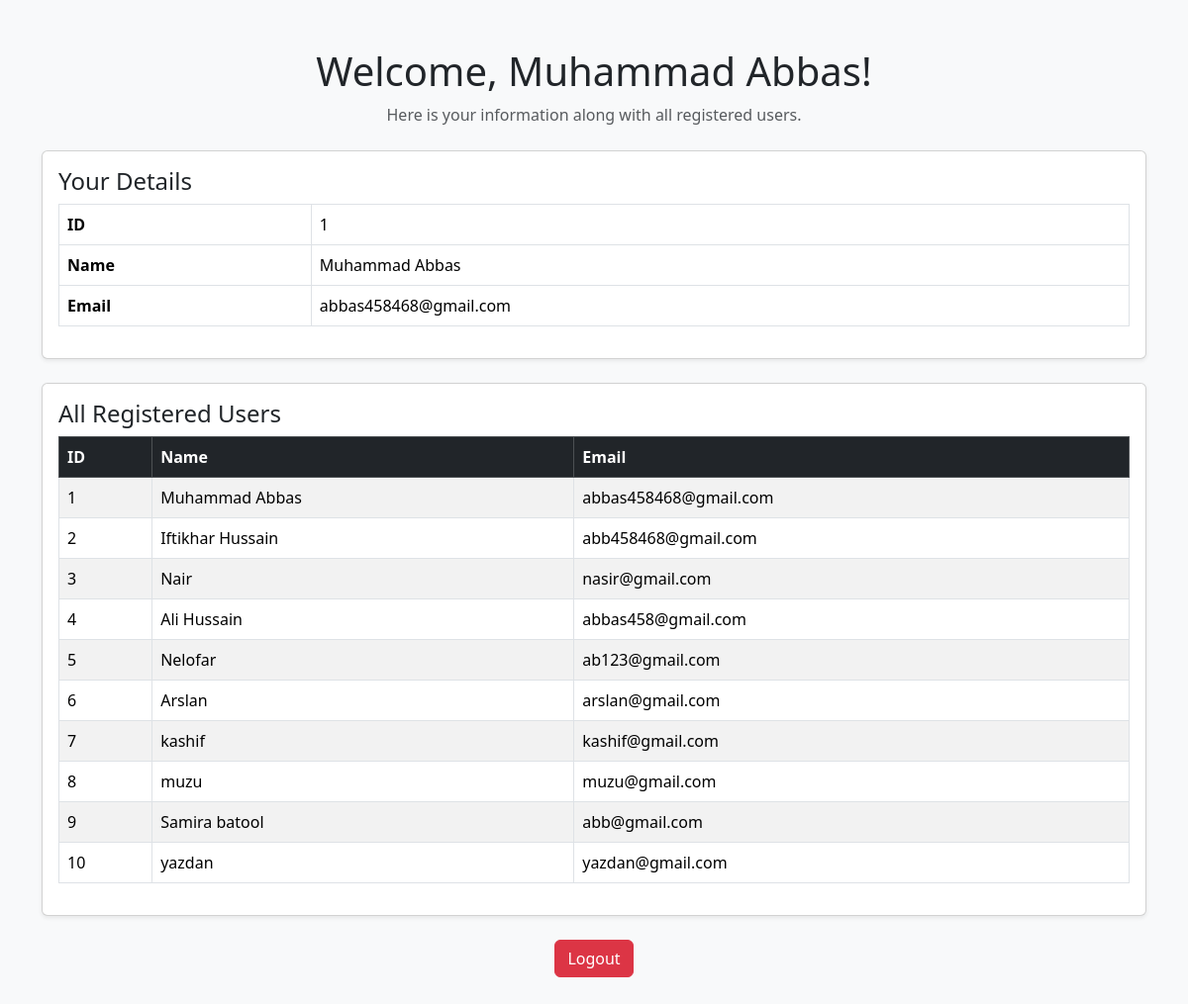
The app's page /profile.php (signed in) with its own data.
### tables this page shows
CREATE TABLE `users` (
  `id` int(11) NOT NULL,
  `name` varchar(100) NOT NULL,
  `email` varchar(100) NOT NULL,
  `password` varchar(255) NOT NULL
);

### profile.php (the view, shortened to what this page needs)
<?php
include 'db.php';
$user_id = $_SESSION['user_id'];
$stmt = $conn->prepare("SELECT * FROM users WHERE id = ?");
$stmt->bind_param("i", $user_id);
$stmt->execute();
$result = $stmt->get_result();
$user = $result->fetch_assoc();
$sql = "SELECT * FROM users";
$allUsers = $conn->query($sql);
?>
<!DOCTYPE html>
<html lang="en">
<head>
    <link href="https://cdn.jsdelivr.net/npm/bootstrap@5.3.3/dist/css/bootstrap.min.css" rel="stylesheet">
</head>
<body class="bg-light">
    <div class="container my-5">
        <div class="text-center mb-4">
            <h1>Welcome, <?= $_SESSION['name']; ?>!</h1>
            <p class="text-muted">Here is your information along with all registered users.</p>
        </div>
        <div class="card mb-4 shadow-sm">
            <div class="card-body">
                <h4>Your Details</h4>
                <table class="table table-bordered">
                    <tr>
                        <th>ID</th>
                        <td><?= $user['id']; ?></td>
                    </tr>
                    <tr>
                        <th>Name</th>
                        <td><?= $user['name']; ?></td>
                    </tr>
                    <tr>
                        <th>Email</th>
                        <td><?= $user['email']; ?></td>
                    </tr>
                </table>
            </div>
        </div>
        <div class="card shadow-sm">
            <div class="card-body">
                <h4>All Registered Users</h4>
                <table class="table table-striped table-bordered">
                    <thead class="table-dark">
                        <tr>
                            <th>ID</th>
                            <th>Name</th>
                            <th>Email</th>
                        </tr>
                    </thead>
                    <tbody>
                        <?php while ($row = $allUsers->fetch_assoc()): ?>
                            <tr>
                                <td><?= $row['id']; ?></td>
                                <td><?= $row['name']; ?></td>
                                <td><?= $row['email']; ?></td>
                            </tr>
                        <?php endwhile; ?>
                    </tbody>
                </table>
            </div>
        </div>
        <div class="text-center mt-4">
            <a href="logout.php" class="btn btn-danger">Logout</a>
        </div>
    </div>
</body>
</html>

### records on screen
users: id "1", name "Muhammad Abbas", email "abbas458468@gmail.com"
users: id "2", name "Iftikhar Hussain", email "abb458468@gmail.com"
users: id "3", name "Nair", email "nasir@gmail.com"
users: id "4", name "Ali Hussain", email "abbas458@gmail.com"
users: id "5", name "Nelofar", email "ab123@gmail.com"
users: id "6", name "Arslan", email "arslan@gmail.com"
users: id "7", name "kashif", email "kashif@gmail.com"
users: id "8", name "muzu", email "muzu@gmail.com"
users: id "9", name "Samira batool", email "abb@gmail.com"
users: id "10", name "yazdan", email "yazdan@gmail.com"

### other values on screen
$_SESSION['name'] "Muhammad Abbas"
